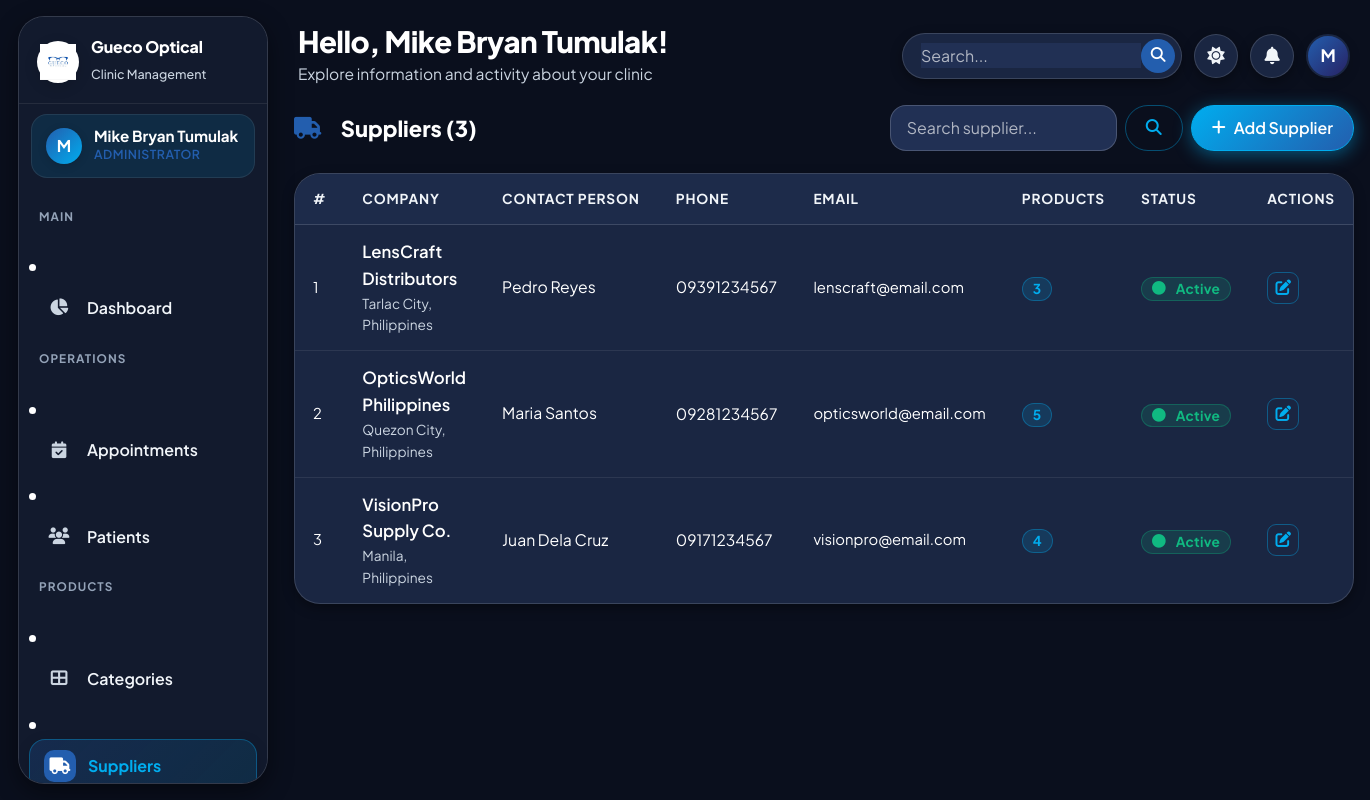
Screenshot of /admin/suppliers.php (signed in) with the database file from the repository.
### tables this page shows
CREATE TABLE `users` (
  `id` int(11) NOT NULL AUTO_INCREMENT,
  `full_name` varchar(100) NOT NULL,
  `email` varchar(100) NOT NULL,
  `password` varchar(255) NOT NULL,
  `role` enum('admin','doctor','saleslady') NOT NULL,
  `phone` varchar(20) DEFAULT NULL,
  `status` enum('active','inactive') DEFAULT 'active',
  `profile_photo` varchar(255) DEFAULT NULL,
  `created_at` timestamp NOT NULL DEFAULT current_timestamp(),
  `updated_at` timestamp NOT NULL DEFAULT current_timestamp() ON UPDATE current_timestamp(),
  PRIMARY KEY (`id`),
  UNIQUE KEY `email` (`email`)
);

CREATE TABLE `suppliers` (
  `id` int(11) NOT NULL AUTO_INCREMENT,
  `company_name` varchar(150) NOT NULL,
  `contact_person` varchar(100) DEFAULT NULL,
  `phone` varchar(20) DEFAULT NULL,
  `email` varchar(100) DEFAULT NULL,
  `address` text DEFAULT NULL,
  `status` enum('active','inactive') DEFAULT 'active',
  `created_at` timestamp NOT NULL DEFAULT current_timestamp(),
  `updated_at` timestamp NOT NULL DEFAULT current_timestamp() ON UPDATE current_timestamp(),
  PRIMARY KEY (`id`),
  UNIQUE KEY `unique_company_name` (`company_name`)
);

### admin/suppliers.php (the view, shortened to what this page needs)
<?php
require_once __DIR__ . '/../config/functions.php';
$db = getDB();
$search = trim($_GET['search'] ?? '');
if ($search !== '') {
    $stmt = $db->prepare("SELECT s.*, (SELECT COUNT(*) FROM products p WHERE p.supplier_id=s.id AND p.status='active') as product_count FROM suppliers s WHERE company_name LIKE ? OR contact_person LIKE ? ORDER BY s.company_name ASC");
    $term = "%$search%";
    $stmt->execute([$term, $term]);
    $suppliers = $stmt->fetchAll();
} else {
    $suppliers = $db->query("SELECT s.*, (SELECT COUNT(*) FROM products p WHERE p.supplier_id=s.id AND p.status='active') as product_count FROM suppliers s ORDER BY s.company_name ASC")->fetchAll();
}
$extraHead = '<link rel="stylesheet" href="'.BASE_URL.'assets/css/pages/suppliers.css">';
include __DIR__ . '/../includes/header.php';
?>
<div class="section-header">
  <h5><i  class="fas fa-truck me-2 sup-b6b6a8"></i>Suppliers (<?= count($suppliers) ?>)</h5>
  <div class="sup-1952d6">
    <form method="GET" class="sup-1952d6">
      <input type="text" name="search" class="form-control" placeholder="Search supplier..." value="<?= htmlspecialchars($search) ?>" class="sup-c4c12b">
      <button type="submit" class="btn btn-outline-primary"><i class="fas fa-search"></i></button>
    </form>
    <button class="btn btn-primary" onclick="openModal('addModal')"><i class="fas fa-plus"></i> Add Supplier</button>
  </div>
</div>
<div class="table-wrapper">
  <div class="table-responsive">
    <table class="table">
      <thead><tr><th>#</th><th>Company</th><th>Contact Person</th><th>Phone</th><th>Email</th><th>Products</th><th>Status</th><th>Actions</th></tr></thead>
      <tbody>
        <?php if (empty($suppliers)): ?>
        <tr><td colspan="8"><div class="empty-state"><div class="empty-icon"><i class="fas fa-truck"></i></div><h6>No suppliers found</h6></div></td></tr>
        <?php else: ?>
        <?php foreach ($suppliers as $i => $sup): ?>
        <tr>
          <td class="sup-67fd48"><?= $i+1 ?></td>
          <td><div class="sup-bac3c9"><?= sanitize($sup['company_name']) ?></div>
              <div class="sup-46d9fd"><?= sanitize($sup['address'] ?: '—') ?></div></td>
          <td class="sup-9ee0bb"><?= sanitize($sup['contact_person'] ?: '—') ?></td>
          <td class="sup-0de4e7"><?= sanitize($sup['phone'] ?: '—') ?></td>
          <td class="sup-bb0425"><?= sanitize($sup['email'] ?: '—') ?></td>
          <td><span class="badge bg-info"><?= $sup['product_count'] ?></span></td>
          <td><?= statusBadge($sup['status']) ?></td>
          <td>
            <button class="btn btn-sm btn-outline-primary btn-icon" title="Edit"
              onclick="openEditSupplier(<?= htmlspecialchars(json_encode($sup)) ?>)">
              <i class="fas fa-edit"></i>
            </button>
          </td>
        </tr>
        <?php endforeach; ?>
        <?php endif; ?>
      </tbody>
    </table>
  </div>
</div>
<?php include __DIR__ . '/../includes/footer.php'; ?>

### includes/header.php (shortened to what this page needs)
<?php
require_once __DIR__ . '/../config/functions.php';
$user        = getCurrentUser();
$fullName    = $user['full_name'] ?? 'Admin';
$initials    = strtoupper(substr($fullName, 0, 1));
$userTheme = $_COOKIE['gueco_theme'] ?? ($_COOKIE['theme'] ?? 'dark');
$currentTheme = ($userTheme === 'light') ? 'light' : 'dark';
?>
<!DOCTYPE html>
<html lang="en" data-theme="<?= $currentTheme ?>">
<head>
  <link href="https://cdn.jsdelivr.net/npm/bootstrap@5.3.3/dist/css/bootstrap.min.css" rel="stylesheet">
  <link rel="stylesheet" href="https://cdnjs.cloudflare.com/ajax/libs/font-awesome/6.5.0/css/all.min.css">
  <link rel="stylesheet" href="<?= BASE_URL ?>assets/css/style.css?v=<?= time() ?>">
  <?php if (isset($extraHead)) echo $extraHead; ?>
</head>
<body>
<div class="app-wrapper">
  <aside class="sidebar" id="sidebar">
    <div class="sidebar-logo">
      <div class="logo-icon">
        <img src="<?= htmlspecialchars(getClinicLogoUrl(BASE_URL)) ?>" alt="Logo" style="width:100%; height:100%; object-fit:contain;">
      </div>
      <div class="logo-text">
        <h6>Gueco Optical</h6>
        <span>Clinic Management</span>
      </div>
    </div>
    <div class="sidebar-user">
      <div class="user-avatar">
        <span><?= $initials ?></span>
      </div>
      <div class="user-info">
        <div class="user-name"><?= sanitize($fullName) ?></div>
        <div class="user-role"><?= getRoleLabel($user['role'] ?? '') ?></div>
      </div>
    </div>
    <nav class="sidebar-nav">
      <?php include __DIR__ . '/sidebar.php'; ?>
    </nav>
  </aside>
  <div class="main-content">
    <header class="app-header">
      <div class="header-left">
        <div class="header-greeting">
          <h4>Hello, <?= sanitize($fullName) ?>!</h4>
          <p>Explore information and activity about your clinic</p>
        </div>
      </div>
      <div class="header-right">
        <div class="header-search-wrap">
          <input type="text" placeholder="Search..." aria-label="Search">
          <button type="button" class="header-search-btn" title="Search">
            <i class="fas fa-search"></i>
          </button>
        </div>
        <button class="header-icon-btn" id="themeToggle" title="Toggle Theme">
          <i class="fas fa-moon" id="themeIcon"></i>
        </button>
        <div class="dropdown" id="notifDropdownWrap">
          <button class="header-icon-btn" type="button" data-bs-toggle="dropdown" aria-expanded="false" title="Notifications">
            <i class="fas fa-bell"></i>
          </button>
        </div>
        <div class="header-avatar" title="<?= sanitize($fullName) ?>">
          <?= $initials ?>
        </div>
      </div>
    </header>
    <div class="page-content">

### config/functions.php (shortened to what this page needs)
<?php
function getCurrentUser(): ?array {
    try {
        $db = getDB();
        $stmt = $db->prepare("SELECT id, full_name, role, email, phone, status FROM users WHERE id = ?");
        $stmt->execute([$_SESSION['user_id']]);
        $user = $stmt->fetch();
        if ($user) {
            $currentUser = $user;
            return $currentUser;
        }
    } catch (Exception $e) {
    }
    $currentUser = [
        'id'        => $_SESSION['user_id'] ?? 0,
        'full_name' => $_SESSION['user_name'] ?? 'User',
        'role'      => $_SESSION['user_role'] ?? 'guest',
        'email'     => $_SESSION['user_email'] ?? '',
    ];
    return $currentUser;
}
function getRoleLabel(string $role): string {
    return match($role) {
        'admin'     => 'Administrator',
        'doctor'    => 'Optometrist',
        'saleslady' => 'Saleslady / Cashier',
        default     => ucfirst($role),
    };
}
function sanitize(?string $value): string {
    return htmlspecialchars(strip_tags(trim($value)), ENT_QUOTES, 'UTF-8');
}
function statusBadge(?string $status): string {
    $status = (string)($status ?? '');
    $map = [
        'pending'   => ['warning', 'clock'],
        'confirmed' => ['info',    'check-circle'],
        'completed' => ['success', 'check-double'],
        'cancelled' => ['danger',  'times-circle'],
        'no_show'   => ['secondary','user-times'],
        'active'    => ['success', 'circle'],
        'inactive'  => ['danger',  'circle'],
        'stock_in'  => ['success', 'arrow-up'],
        'stock_out' => ['danger',  'arrow-down'],
        'adjustment'=> ['warning', 'edit'],
    ];
    $cfg = $map[$status] ?? ['secondary', 'question-circle'];
    $label = ucwords(str_replace('_', ' ', $status ?: 'unknown'));
    return "<span class='badge bg-{$cfg[0]}'><i class='fas fa-{$cfg[1]} me-1'></i>{$label}</span>";
}
function getClinicLogoUrl(string $basePrefix = ''): string {
    static $cachedLogo = null;
    try {
        $db = getDB();
        $stmt = $db->prepare("SELECT setting_value FROM site_settings WHERE setting_key = 'clinic_logo' LIMIT 1");
        $stmt->execute();
        $custom = $stmt->fetchColumn();
        if (!empty($custom) && file_exists(__DIR__ . '/../' . ltrim($custom, '/'))) {
            $cachedLogo = ltrim($custom, '/');
        } else {
            $cachedLogo = 'assets/images/logo.png';
        }
    } catch (Throwable $e) {
        $cachedLogo = 'assets/images/logo.png';
    }
    $realFile = __DIR__ . '/../' . $cachedLogo;
    $ver = file_exists($realFile) ? filemtime($realFile) : '2';
    $cachedLogo .= '?v=' . $ver;
    return $basePrefix . $cachedLogo;
}

### assets/css/pages/suppliers.css (style rules this page uses)
.sup-b6b6a8 { color:var(--clr-primary) }
.sup-1952d6 { display:flex;gap:8px; }
.sup-67fd48 { font-size:.78rem;color:var(--text-muted) }
.sup-bac3c9 { font-weight:600;font-size:.88rem }
.sup-46d9fd { font-size:.72rem;color:var(--text-muted) }
.sup-9ee0bb { font-size:.83rem }
.sup-0de4e7 { font-size:.82rem }
.sup-bb0425 { font-size:.78rem }

### rows the page displays
users: full_name "M", full_name "Mike Bryan Tumulak", role "ADMINISTRATOR"
suppliers: company_name "LensCraft Distributors", address "Tarlac City, Philippines", contact_person "Pedro Reyes", phone "09391234567", email "lenscraft@email.com", product_count "3", status "Active"
suppliers: company_name "OpticsWorld Philippines", address "Quezon City, Philippines", contact_person "Maria Santos", phone "09281234567", email "opticsworld@email.com", product_count "5", status "Active"
suppliers: company_name "VisionPro Supply Co.", address "Manila, Philippines", contact_person "Juan Dela Cruz", phone "09171234567", email "visionpro@email.com", product_count "4", status "Active"

### other values shown
count($suppliers) "3"
